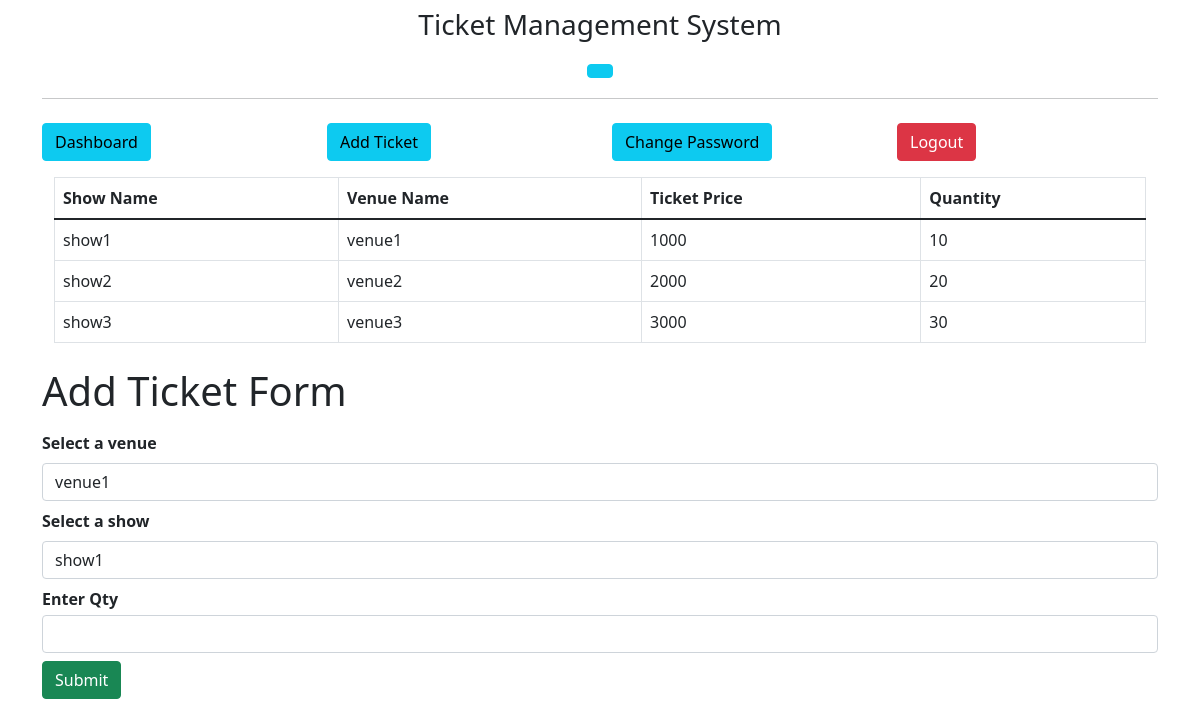
Before: /user/dashboard (signed in) with the older database file.
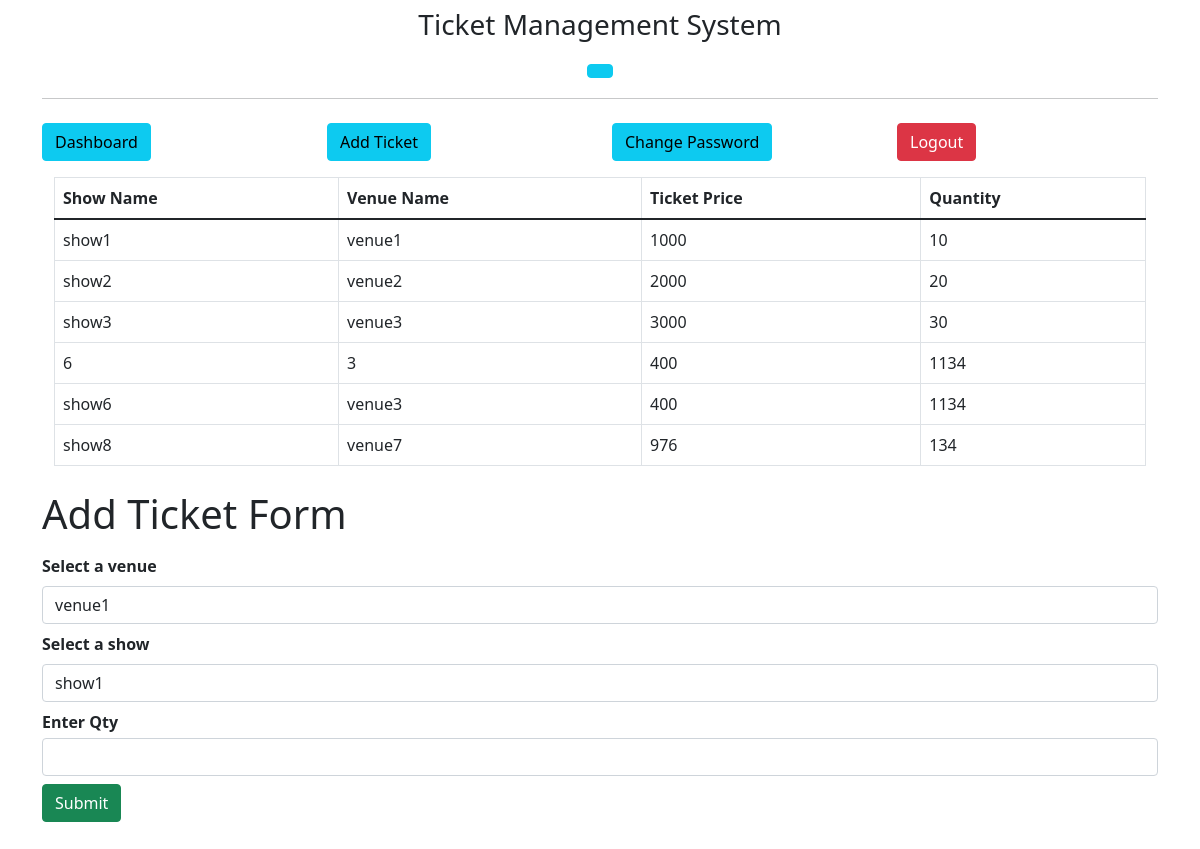
After: the same page with the newer database file.
### app.py (models this page shows)
class Ticket(db.Model):
    id= db.Column(db.Integer, primary_key=True)
    showname = db.Column(db.String(100), nullable =False)
    venuename = db.Column(db.String(100), nullable=False)
    ticketprice = db.Column(db.Integer, nullable =False)
    ticketqty = db.Column(db.Integer, nullable=False)
    customerid = db.Column(db.Integer, db.ForeignKey("user.id"), nullable=False)

### app.py (the view)
@app.route("/user/dashboard")
def userDashboard():
    if session["user_id"]!=None and session["user_name"]!=None:
        class_entry_relations = get_dropdown_values()
        default_classes = sorted(class_entry_relations.keys())
        default_values = class_entry_relations[default_classes[0]]
        addticketform = AddTicketForm()
        all_tickets = Ticket.query.filter_by(customerid=session["user_id"]).all()
        return render_template("user/dashboard.html", tickets = all_tickets, addticketform=addticketform,  all_classes=default_classes, all_entries=default_values)

### models.py
class AddTicketForm(FlaskForm):
    venue_name = SelectField( choices = [], render_kw = {"placeholder":"Venue names","class":"form-control my-1 "})
    show_name = SelectField( choices=[], render_kw = {"placeholder":"Show name","class":"form-control my-1 "})
    ticketqty = IntegerField( render_kw = {"placeholder":"Ticket Qty", "class":"form-control my-1 "})
    submit = SubmitField("submit", render_kw={"class":"btn btn-success"})

### app.py (called while the page is built)
def get_dropdown_values():
    carbrands = Venue.query.all()
    myDict = {}
    for p in carbrands:
        key = p.name
        brand_id = p.id
        q = Show.query.filter_by(venue_id=brand_id).all()
        lst_c = []
        for c in q:
            lst_c.append( c.name )
        myDict[key] = lst_c
    class_entry_relations = myDict
    return class_entry_relations

### templates/user/dashboard.html (shortened to what this page needs)
{% extends "user/layout.html"%}
{% block content %}
<div class="container">
    {% include 'user/navbar.html' %}
    <div class="container">
        <div class="my-2">
            <div class="table-responsive">
                <table class="table table-bordered">
                    <thead>
                        <tr>
                            <th>Show Name</th>
                            <th>Venue Name</th>
                            <th>Ticket Price</th>
                            <th>Quantity</th>
                        </tr>
                    </thead>
                    <tbody>
                        {% for ticket in tickets %}
                        <tr>
                            <td>{{ticket.showname}}</td>
                            <td>{{ticket.venuename}}</td>
                            <td>{{ticket.ticketprice}}</td>
                            <td>{{ticket.ticketqty}}</td>
                        </tr>
                        {% endfor %}
                    </tbody>
                </table>
            </div>
        </div>
    </div>
    <div class="row" style="margin-bottom: 40px;">
        <h1> Add Ticket Form</h1>
        <form action="/user/addTicket" method="POST">
          <div class="form-group my-2">
            <label for="all_classes"><b>Select a venue</b></label>
            <select class="form-control my-2"  id="all_classes" name="venuename">
              {% for o in all_classes %}
                      <option value="{{ o }}">{{ o }}</option>
              {% endfor %}
            </select>
          </div>
          <div class="form-group  my-2">
            <label for="all_entries"><b>Select a show</b></label>
            <select class="form-control my-2" id="all_entries" name="showname">
              {% for o in all_entries %}
                      <option value="{{ o }}">{{ o }}</option>
              {% endfor %}
            </select>
          </div>
            <div class="my-2">
                <label for=""><b>Enter Qty</b></label>
                <input class="form-control my-1 " name="ticketqty">
            </div>
          <button type="submit" class="btn btn-success">Submit</button>
        </form>
    </div>
</div>
{% endblock content %}

### templates/user/layout.html (shortened to what this page needs)
<!DOCTYPE html>
<html lang="en">
<head>
    <link href="https://cdn.jsdelivr.net/npm/bootstrap@5.1.3/dist/css/bootstrap.min.css" rel="stylesheet">
</head>
<body>
    <div class="container my-2">
        <div class="d-flex justify-content-center align-items-center">
            <h3>
                Ticket Management System
            </h3>
        </div>
        <div class="text-center my-2">
            {% if session.get('user_id') %}
            <button class="btn btn-info">{{session.username}}</button>
            {% endif %}
        </div>
        <hr>
    </div>
    {% block content %} {% endblock content %}
</body>
</html>

### templates/user/navbar.html
<div class="row d-flex justify-content-center">
    <div class="col-xl-3 col-lg-3 col-md-3 my-2 col-sm-12">
        <a href="/user/dashboard" class="btn btn-info w-full">Dashboard</a>
    </div>
    <div class="col-xl-3 col-lg-3 col-md-3 my-2 col-sm-12">
        <a href="gotoaddticketpage" class="btn btn-info w-full">Add Ticket</a>
    </div>
    <div class="col-xl-3 col-lg-3 col-md-3 my-2 col-sm-12">
        <a href="/user/change_password" class="btn btn-info w-full">Change Password</a>
    </div>
    <div class="col-xl-3 col-lg-3 col-md-3 my-2 col-sm-12">
        <form action="/logout/" method="POST">
        <input type="submit" value="Logout" name="action1" class=" btn btn-danger w-full"/>
        </form>
    </div>
</div>

Changed rows visible on the page:
added Ticket: showname "6", venuename "3", ticketprice "400", ticketqty "1134"
added Ticket: showname "show6", venuename "venue3", ticketprice "400", ticketqty "1134"
added Ticket: showname "show8", venuename "venue7", ticketprice "976", ticketqty "134"
